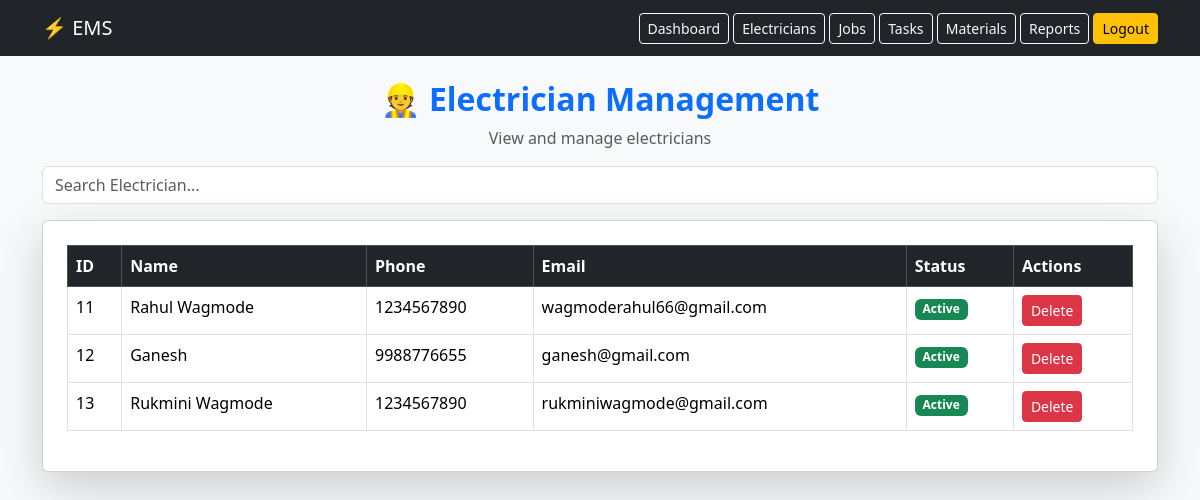
Before: /electricians.html with the older database file.
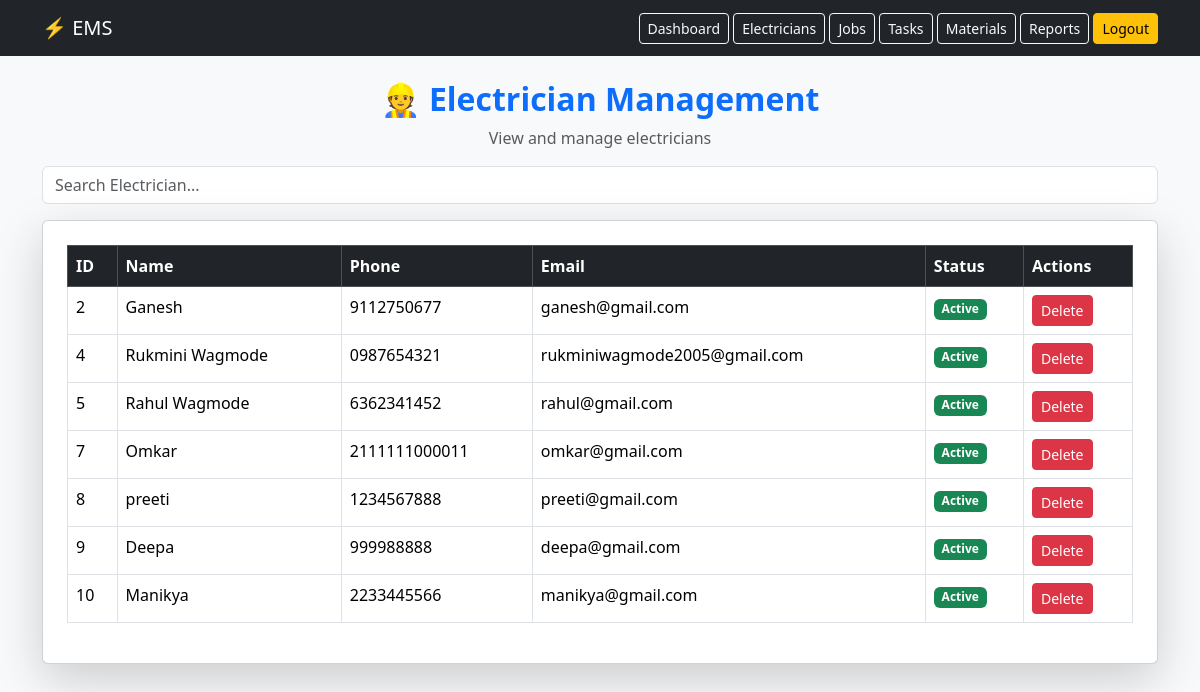
After: the same page with the newer database file.
### tables this page shows
CREATE TABLE users (
        id INTEGER PRIMARY KEY AUTOINCREMENT,
        name TEXT,
        phone TEXT,
        email TEXT,
        role TEXT,
        password TEXT
    );

### app.py (the view)
@app.route('/electricians.html')
def electricians_page():
    conn = sqlite3.connect('database.db')
    cursor = conn.cursor()
    cursor.execute("""
        SELECT id, name, phone, email
        FROM users
        WHERE LOWER(role) = 'electrician'
    """)
    electricians = cursor.fetchall()
    conn.close()
    return render_template("electricians.html", electricians=electricians)

### templates/electricians.html (shortened to what this page needs)
<!DOCTYPE html>
<html lang="en">
<head>
<link href="https://cdn.jsdelivr.net/npm/bootstrap@5.3.2/dist/css/bootstrap.min.css" rel="stylesheet">
</head>
<body class="bg-light">
<nav class="navbar navbar-expand-lg navbar-dark bg-dark">
<div class="container">
    <a class="navbar-brand">⚡ EMS</a>
    <div>
        <a href="/dashboard.html" class="btn btn-outline-light btn-sm">Dashboard</a>
        <a href="/electricians.html" class="btn btn-outline-light btn-sm">Electricians</a>
        <a href="/jobs" class="btn btn-outline-light btn-sm">Jobs</a>
        <a href="/tasks" class="btn btn-outline-light btn-sm">Tasks</a>
        <a href="/materials" class="btn btn-outline-light btn-sm">Materials</a>
        <a href="/reports" class="btn btn-outline-light btn-sm">Reports</a>
        <a href="/" class="btn btn-warning btn-sm">Logout</a>
    </div>
</div>
</nav>
<div class="container mt-4">
    <h2 class="text-center text-primary fw-bold">👷 Electrician Management</h2>
    <p class="text-center text-muted">View and manage electricians</p>
    <div class="mb-3">
        <input type="text" id="searchInput" class="form-control" placeholder="Search Electrician...">
    </div>
    <div class="card shadow-lg p-4">
        <div class="table-responsive">
            <table class="table table-hover table-bordered" id="electricianTable">
                <thead class="table-dark">
                    <tr>
                        <th>ID</th>
                        <th>Name</th>
                        <th>Phone</th>
                        <th>Email</th>
                        <th>Status</th>
                        <th>Actions</th>
                    </tr>
                </thead>
                <tbody>
                {% for e in electricians %}
                <tr>
                    <td>{{ e[0] }}</td>
                    <td>{{ e[1] }}</td>
                    <td>{{ e[2] }}</td>
                    <td>{{ e[3] }}</td>
                    <td><span class="badge bg-success">Active</span></td>
                    <td>
                        <a href="/delete/{{ e[0] }}" class="btn btn-danger btn-sm">Delete</a>
                    </td>
                </tr>
                {% endfor %}
                </tbody>
            </table>
        </div>
    </div>
</div>
</body>
</html>

Changed rows visible on the page:
no longer on this page (row edited): users: id "11", name "Rahul Wagmode", phone "1234567890", email "wagmoderahul66@gmail.com"
no longer on this page (row edited): users: id "12", name "Ganesh", phone "9988776655", email "ganesh@gmail.com"
no longer on this page (row edited): users: id "13", name "Rukmini Wagmode", phone "1234567890", email "rukminiwagmode@gmail.com"
now on this page (row edited): users: id "2", name "Ganesh", phone "9112750677", email "ganesh@gmail.com"
now on this page (row edited): users: id "4", name "Rukmini Wagmode", phone "0987654321", email "rukminiwagmode2005@gmail.com"
now on this page (row edited): users: id "5", name "Rahul Wagmode", phone "6362341452", email "rahul@gmail.com"
added users: id "7", name "Omkar", phone "2111111000011", email "omkar@gmail.com"
now on this page (row edited): users: id "8", name "preeti", phone "1234567888", email "preeti@gmail.com"
now on this page (row edited): users: id "9", name "Deepa", phone "999988888", email "deepa@gmail.com"
added users: id "10", name "Manikya", phone "2233445566", email "manikya@gmail.com"
